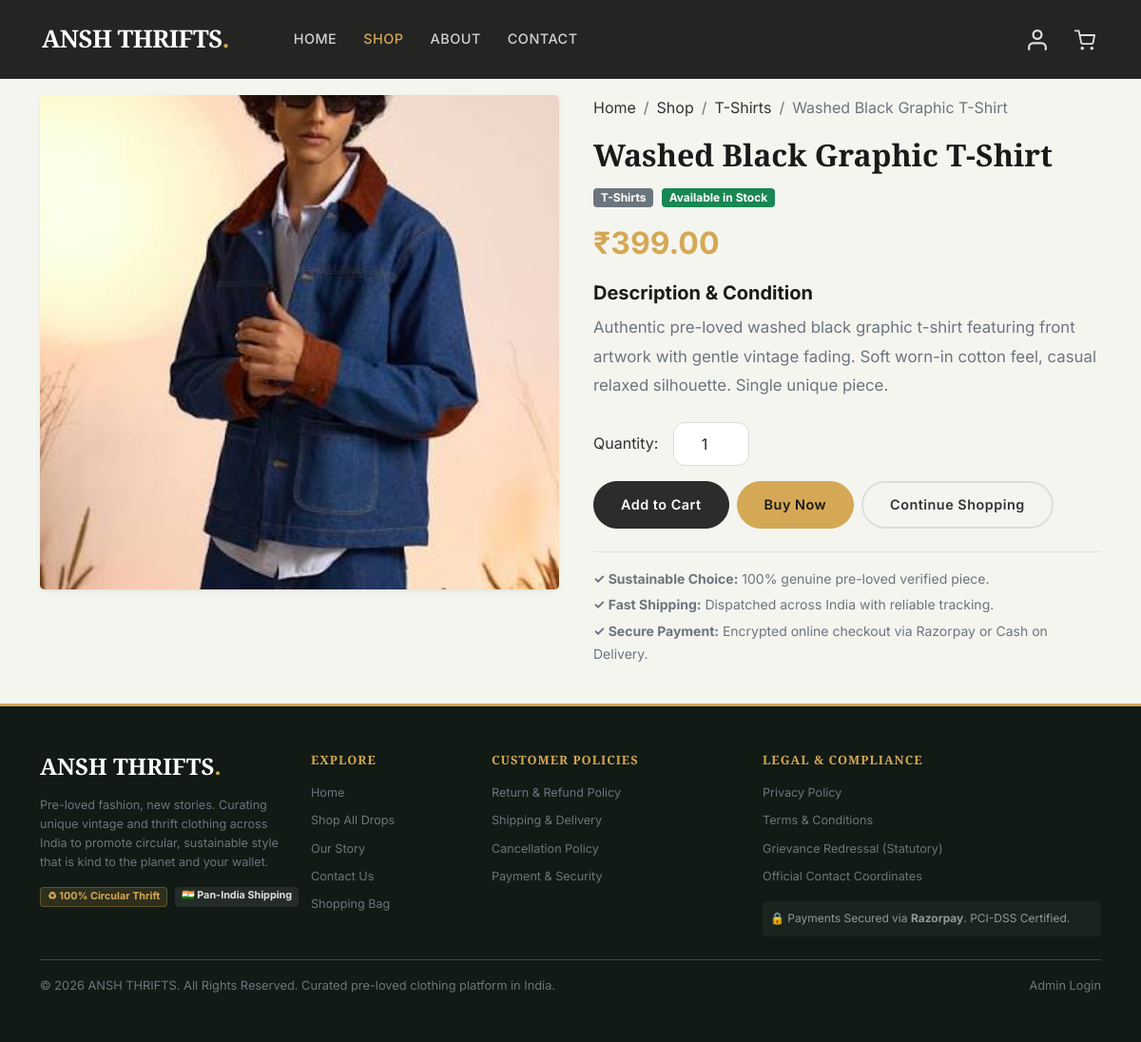
/product.php?slug=washed-black-graphic-t-shirt, run on the app's committed database.
### tables this page shows
CREATE TABLE `products` (
  `id` VARCHAR(32) NOT NULL,
  `name` VARCHAR(255) NOT NULL,
  `slug` VARCHAR(255) NOT NULL,
  `price` DECIMAL(10,2) NOT NULL DEFAULT 0.00,
  `category` VARCHAR(100) NOT NULL DEFAULT 'General',
  `details` TEXT DEFAULT NULL,
  `image_file` VARCHAR(255) DEFAULT 'shirt.jpg',
  `status` ENUM('Active', 'Archived') NOT NULL DEFAULT 'Active',
  `created_at` DATETIME NOT NULL DEFAULT CURRENT_TIMESTAMP,
  `updated_at` DATETIME NOT NULL DEFAULT CURRENT_TIMESTAMP ON UPDATE CURRENT_TIMESTAMP,
  PRIMARY KEY (`id`),
  UNIQUE KEY `idx_products_slug` (`slug`),
  KEY `idx_products_category` (`category`),
  KEY `idx_products_status` (`status`),
  KEY `idx_products_created_at` (`created_at`)
);

### includes/functions.php (called while the page is built, shortened)
<?php
function e(mixed $string): string {
    return htmlspecialchars((string)($string ?? ''), ENT_QUOTES, 'UTF-8');
}
function isAdminLoggedIn(): bool {
    return !empty($_SESSION['admin_logged_in']) &&
           !empty($_SESSION['admin_username']);
}
function resolveProductImage(string $imageFile): string {
    $imageFile = trim($imageFile);
    if (str_starts_with($imageFile, 'uploads/')) {
        return 'static/images/' . $imageFile;
    }
    return 'static/images/' . $imageFile;
}

### includes/Database.php (called while the page is built, shortened)
<?php
class Database {
    private static ?PDO $instance = null;
    public static function getInstance(): PDO {
        if (self::$instance === null) {
            $host = defined('DB_HOST') ? DB_HOST : 'localhost';
            $port = defined('DB_PORT') ? (int)DB_PORT : 3306;
            $dbname = defined('DB_NAME') ? DB_NAME : 'ansh_thrifts';
            $user = defined('DB_USER') ? DB_USER : 'root';
            $pass = defined('DB_PASS') ? DB_PASS : '';
            $charset = defined('DB_CHARSET') ? DB_CHARSET : 'utf8mb4';
            $dsn = "mysql:host={$host};port={$port};dbname={$dbname};charset={$charset}";
            $options = [
                PDO::ATTR_ERRMODE            => PDO::ERRMODE_EXCEPTION,
                PDO::ATTR_DEFAULT_FETCH_MODE => PDO::FETCH_ASSOC,
                PDO::ATTR_EMULATE_PREPARES   => false,
                PDO::ATTR_PERSISTENT         => false,
            ];
            try {
                self::$instance = new PDO($dsn, $user, $pass, $options);
            } catch (PDOException $e) {
                error_log("Database connection error: " . $e->getMessage());
                throw new RuntimeException("Database connection failed. Please verify your database configuration.");
            }
        }
        return self::$instance;
    }
}
function getDb(): PDO {
    return Database::getInstance();
}
function getProductBySlug(string $slug): ?array {
    $db = getDb();
    $sql = "
        SELECT
            p.id AS `ID`,
            p.name AS `Name`,
            p.slug AS `Slug`,
            p.price AS `Price`,
            p.category AS `Category`,
            p.details AS `Details`,
            p.image_file AS `Image File`,
            p.status AS `Status`,
            p.created_at AS `Created At`,
            COALESCE(i.stock_quantity, 0) AS `Stock Quantity`,
            COALESCE(i.available_quantity, 0) AS `Available Quantity`,
            COALESCE(i.low_stock_alert, 'Yes') AS `Low Stock Alert`
        FROM `products` p
        LEFT JOIN `inventory` i ON p.id = i.product_id
        WHERE p.slug = :slug
        LIMIT 1
    ";
    $stmt = $db->prepare($sql);
    $stmt->execute([':slug' => $slug]);
    $res = $stmt->fetch();
    return $res !== false ? $res : null;
}

### product.php (the view, shortened to what this page needs)
<?php
require_once __DIR__ . '/includes/functions.php';
require_once __DIR__ . '/includes/Database.php';
$slug = trim($_GET['slug'] ?? '');
$product = getProductBySlug($slug);
$activeNav = 'shop';
require_once __DIR__ . '/includes/header.php';
?>
<div class="container page-content" style="margin-top: 100px;">
  <div class="row g-4 align-items-start">
    <div class="col-12 col-md-6 text-center">
      <div class="product-image">
        <img src="/<?= e(resolveProductImage($product['Image File'] ?? '')) ?>"
             alt="<?= e($product['Name']) ?>" class="img-fluid rounded-3 w-100 shadow-sm"
             style="object-fit: cover; max-height: 520px;">
      </div>
    </div>
    <div class="col-12 col-md-6 ps-md-4">
      <nav aria-label="breadcrumb">
        <ol class="breadcrumb">
          <li class="breadcrumb-item"><a href="/index.php">Home</a></li>
          <li class="breadcrumb-item"><a href="/shop.php">Shop</a></li>
          <?php if (!empty($product['Category'])): ?>
            <li class="breadcrumb-item"><a href="/shop.php?category=<?= urlencode($product['Category']) ?>"><?= e($product['Category']) ?></a></li>
          <?php endif; ?>
          <li class="breadcrumb-item active" aria-current="page"><?= e($product['Name']) ?></li>
        </ol>
      </nav>
      <h1 class="product-name"><?= e($product['Name']) ?></h1>
      <div class="mb-3">
        <span class="badge bg-secondary"><?= e($product['Category'] ?? 'Vintage') ?></span>
        <span class="badge bg-success ms-1">Available in Stock</span>
      </div>
      <h2 style="color: #d4a855; font-family: 'Inter', sans-serif; font-weight: 700; margin-bottom: 20px;">
        ₹<?= e($product['Price']) ?>
      </h2>
      <div class="mb-4">
        <h5 class="fw-bold" style="font-family: 'Inter', sans-serif;">Description & Condition</h5>
        <p class="text-muted" style="font-size: 1.05rem; line-height: 1.8;">
          <?= nl2br(e($product['Details'] ?? 'No details provided.')) ?>
        </p>
      </div>
      <form action="/cart.php" method="POST" class="mb-4">
        <div class="d-flex align-items-center gap-3 mb-3">
          <label for="quantity" class="fw-semibold">Quantity:</label>
          <input type="number" id="quantity" name="quantity" value="1" min="1" max="10"
                 class="form-control text-center" style="width: 80px;">
        </div>
        <div class="d-flex flex-wrap gap-2">
          <button type="submit" class="btn btn-primary btn-lg">Add to Cart</button>
          <button type="submit" name="buy_now" value="1" class="btn btn-secondary btn-lg">Buy Now</button>
          <a href="/shop.php" class="btn btn-white-outline btn-lg" style="border-color: #ddd; color: #333;">Continue Shopping</a>
        </div>
      </form>
      <div class="border-top pt-3 text-muted small">
        <p class="mb-1"><strong>✓ Sustainable Choice:</strong> 100% genuine pre-loved verified piece.</p>
        <p class="mb-1"><strong>✓ Fast Shipping:</strong> Dispatched across India with reliable tracking.</p>
        <p class="mb-0"><strong>✓ Secure Payment:</strong> Encrypted online checkout via Razorpay or Cash on Delivery.</p>
      </div>
    </div>
  </div>
</div>
<?php require_once __DIR__ . '/includes/footer.php'; ?>

### includes/header.php (shortened to what this page needs)
<?php
require_once __DIR__ . '/functions.php';
$activeNav = $activeNav ?? 'home';
?>
<!doctype html>
<html lang="en">
<head>
  <link href="/static/css/bootstrap.min.css" rel="stylesheet">
  <link href="/static/css/style.css" rel="stylesheet">
</head>
<body>
  <nav class="custom-navbar navbar navbar-expand-md navbar-dark">
    <div class="container-fluid">
      <a class="navbar-brand" href="/index.php"><?= e(APP_NAME) ?><span>.</span></a>
      <div class="collapse navbar-collapse justify-content-between" id="navbarMain">
        <ul class="navbar-nav ms-md-5 mb-2 mb-md-0">
          <li class="nav-item">
            <a class="nav-link <?= $activeNav === 'home' ? 'active' : '' ?>" href="/index.php">Home</a>
          </li>
          <li class="nav-item">
            <a class="nav-link <?= $activeNav === 'shop' ? 'active' : '' ?>" href="/shop.php">Shop</a>
          </li>
          <li class="nav-item">
            <a class="nav-link <?= $activeNav === 'about' ? 'active' : '' ?>" href="/about.php">About</a>
          </li>
          <li class="nav-item">
            <a class="nav-link <?= $activeNav === 'contact' ? 'active' : '' ?>" href="/contact.php">Contact</a>
          </li>
        </ul>
        <ul class="navbar-nav align-items-center">
          <li class="nav-item">
            <a class="nav-link" href="<?= isAdminLoggedIn() ? '/admin/index.php' : '/login.php' ?>" title="Admin / Account">
              <img src="/static/images/user.svg" alt="Account">
            </a>
          </li>
          <li class="nav-item position-relative">
            <a class="nav-link" href="/cart.php" title="Cart">
              <img src="/static/images/cart.svg" alt="Cart">
            </a>
          </li>
        </ul>
      </div>
    </div>
  </nav>

### includes/footer.php (shortened to what this page needs)
<?php
require_once __DIR__ . '/functions.php';
?>
  <footer class="footer-section py-5" style="background: #111a15; color: #cfd8d3; border-top: 3px solid #d4a855;">
    <div class="container">
      <div class="row g-4 mb-4">
        <div class="col-lg-3 col-md-6">
          <h4 class="text-white fw-bold mb-3" style="font-family: 'Playfair Display', Georgia, serif;">
            <?= e(APP_NAME) ?><span style="color: #d4a855;">.</span>
          </h4>
          <p class="small text-muted mb-3" style="line-height: 1.6;">
            Pre-loved fashion, new stories. Curating unique vintage and thrift clothing across India to promote circular, sustainable style that is kind to the planet and your wallet.
          </p>
          <div class="d-flex gap-2">
            <span class="badge" style="background: rgba(212,168,85,0.15); color: #d4a855; border: 1px solid rgba(212,168,85,0.3);">
              ♻ 100% Circular Thrift
            </span>
            <span class="badge" style="background: rgba(255,255,255,0.08); color: #e0e0e0;">
              🇮🇳 Pan-India Shipping
            </span>
          </div>
        </div>
        <div class="col-lg-2 col-md-6 col-6">
          <h6 class="text-uppercase text-white fw-bold mb-3" style="font-size: 0.8rem; letter-spacing: 1px; color: #d4a855 !important;">
            Explore
          </h6>
          <ul class="list-unstyled small mb-0 d-flex flex-column gap-2">
            <li><a href="/index.php" class="text-decoration-none text-muted">Home</a></li>
            <li><a href="/shop.php" class="text-decoration-none text-muted">Shop All Drops</a></li>
            <li><a href="/about.php" class="text-decoration-none text-muted">Our Story</a></li>
            <li><a href="/contact.php" class="text-decoration-none text-muted">Contact Us</a></li>
            <li><a href="/cart.php" class="text-decoration-none text-muted">Shopping Bag</a></li>
          </ul>
        </div>
        <div class="col-lg-3 col-md-6 col-6">
          <h6 class="text-uppercase text-white fw-bold mb-3" style="font-size: 0.8rem; letter-spacing: 1px; color: #d4a855 !important;">
            Customer Policies
          </h6>
          <ul class="list-unstyled small mb-0 d-flex flex-column gap-2">
            <li><a href="/refund-policy.php" class="text-decoration-none text-muted">Return & Refund Policy</a></li>
            <li><a href="/shipping-policy.php" class="text-decoration-none text-muted">Shipping & Delivery</a></li>
            <li><a href="/cancellation-policy.php" class="text-decoration-none text-muted">Cancellation Policy</a></li>
            <li><a href="/payment-policy.php" class="text-decoration-none text-muted">Payment & Security</a></li>
          </ul>
        </div>
        <div class="col-lg-4 col-md-6">
          <h6 class="text-uppercase text-white fw-bold mb-3" style="font-size: 0.8rem; letter-spacing: 1px; color: #d4a855 !important;">
            Legal & Compliance
          </h6>
          <ul class="list-unstyled small mb-3 d-flex flex-column gap-2">
            <li><a href="/privacy-policy.php" class="text-decoration-none text-muted">Privacy Policy</a></li>
            <li><a href="/terms.php" class="text-decoration-none text-muted">Terms & Conditions</a></li>
            <li><a href="/grievance.php" class="text-decoration-none text-muted">Grievance Redressal (Statutory)</a></li>
            <li><a href="/contact-info.php" class="text-decoration-none text-muted">Official Contact Coordinates</a></li>
          </ul>
          <div class="p-2 rounded-2" style="background: rgba(255,255,255,0.04); font-size: 0.75rem; color: #8e9b93;">
            <span>🔒 Payments Secured via <strong>Razorpay</strong>. PCI-DSS Certified.</span>
          </div>
        </div>
      </div>
      <hr style="border-color: rgba(255,255,255,0.1); margin: 1.5rem 0 1rem 0;">
      <div class="row align-items-center small text-muted">
        <div class="col-md-7 text-center text-md-start mb-2 mb-md-0">
          <p class="mb-0" style="font-size: 0.8rem;">
            &copy; <?= date('Y') ?> <?= e(APP_NAME) ?>. All Rights Reserved. Curated pre-loved clothing platform in India.
          </p>
        </div>
        <div class="col-md-5 text-center text-md-end">
          <ul class="list-unstyled d-inline-flex gap-3 mb-0" style="font-size: 0.8rem;">
            <?php if (isAdminLoggedIn()): ?>
              <li><a href="/admin/index.php" class="text-warning text-decoration-none">Admin Panel</a></li>
              <li><a href="/logout.php" class="text-muted text-decoration-none">Logout</a></li>
            <?php else: ?>
              <li><a href="/login.php" class="text-muted text-decoration-none">Admin Login</a></li>
            <?php endif; ?>
          </ul>
        </div>
      </div>
    </div>
  </footer>
</body>
</html>

### static/css/style.css (style rules this page uses)
*, *::before, *::after { box-sizing: border-box; }
body { font-family: "Inter", -apple-system, BlinkMacSystemFont, "Segoe UI", Roboto, sans-serif; font-weight: 400; font-size: 16px; line-height: 1.7; background-color: #f5f5f0; color: #333; overflow-x: hidden; -webkit-font-smoothing: antialiased; -moz-osx-font-smoothing: grayscale; }
h1, h2, h3, h4, h5, h6 { font-family: "Playfair Display", Georgia, serif; font-weight: 700; color: #1a1a1a; line-height: 1.25; }
a { color: inherit; text-decoration: none; transition: color 0.25s ease; }
img { max-width: 100%; height: auto; }
ul { padding-left: 0; list-style: none; }
.custom-navbar { position: fixed; top: 0; width: 100%; z-index: 1030; padding: 12px 0; background: rgba(18, 18, 18, 0.92); backdrop-filter: blur(14px); -webkit-backdrop-filter: blur(14px); border-bottom: 1px solid rgba(255, 255, 255, 0.06); transition: background 0.3s ease; }
.custom-navbar .navbar-brand { font-family: "Playfair Display", Georgia, serif; font-size: 1.6rem; font-weight: 800; letter-spacing: -0.5px; color: #fff !important; }
.custom-navbar .navbar-brand span { color: #d4a855; }
.custom-navbar .nav-link { font-family: "Inter", sans-serif; font-weight: 500; font-size: 0.9rem; letter-spacing: 0.5px; text-transform: uppercase; color: rgba(255, 255, 255, 0.8) !important; padding: 8px 4px !important; transition: color 0.25s ease; }
.custom-navbar .nav-link:hover, .custom-navbar .nav-link.active { color: #d4a855 !important; }
.custom-navbar .navbar-nav { gap: 8px; }
.custom-navbar .navbar-nav img { height: 22px; width: 22px; opacity: 0.85; transition: opacity 0.25s ease; }
@media (min-width: 768px) { .custom-navbar .navbar-nav { gap: 20px; } }
@media (min-width: 992px) { .custom-navbar { padding: 14px 32px; } }
.btn { font-family: "Inter", sans-serif; font-weight: 600; font-size: 0.9rem; letter-spacing: 0.5px; border-radius: 50px; padding: 12px 28px; transition: all 0.3s ease; }
.btn-secondary { background: #d4a855; border-color: #d4a855; color: #1a1a1a; }
.btn-white-outline { background: transparent; border: 2px solid rgba(255, 255, 255, 0.6); color: #fff; }
.btn-primary { background: #2c2c2c; border-color: #2c2c2c; color: #fff; }
.product-image img { border-radius: 16px; box-shadow: 0 8px 24px rgba(0, 0, 0, 0.1); }
.product-name { font-size: 2rem; margin-bottom: 10px; }
.form-control { font-family: "Inter", sans-serif; border-radius: 12px; padding: 10px 16px; border: 1px solid #ddd; transition: border-color 0.25s ease, box-shadow 0.25s ease; }
.footer-section { background: #1a1a1a; color: rgba(255, 255, 255, 0.75); padding: 28px 0; width: 100%; font-size: 0.9rem; }
.footer-section p { margin-bottom: 0; }
.footer-section a { color: rgba(255, 255, 255, 0.75); transition: color 0.25s ease; }
.page-content { margin-top: 80px; padding-bottom: 40px; }
html { scroll-behavior: smooth; }

### data on the page
products: image_file (picture), category "T-Shirts", name "Washed Black Graphic T-Shirt", price "399.00", details "Authentic pre-loved washed black graphic t-shirt featuring front artwork with gentle vintage fading. Soft worn-in cotton feel, casual relaxed silhouette. Single unique piece."

### other printed values
APP_NAME "ANSH THRIFTS"
